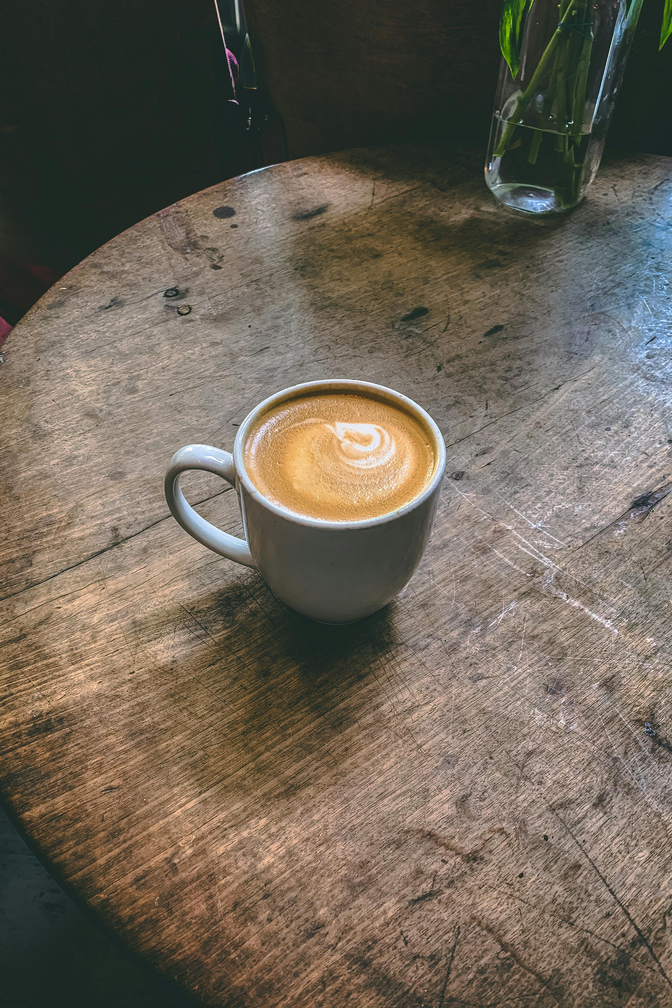
#> input picture activity/testimage.tif, 672 x 1008 px
$ python inklimit.py testimage.tif out.png 1.0
#> lines starting #> are read from the running program, lines starting #| are printed output that depends on the picture
# Ink limit module
import sys
import numpy as np
from PIL import Image


class InkLimitBase:
    """
    Ink limiting base class
    Apply an ink-limiting algorithm to pixels of an image
    """

    def __init__(self, inkLimit: float):
        self.ink_limit = inkLimit * 255.0 / 100.0  # max value of uint8
        self._pixels_limited = 0
        self.name = "(None)"

    def apply(self, val: np.ndarray) -> np.ndarray:
        """
        Apply the actual ink limiting algorithm to each pixel of val
        (Needs to be implemented in the derived class)
        """
        assert val.shape == (4,)
        assert val.dtype == np.uint8
        assert self.ink_limit > 255.0
        raise NotImplementedError()

    def pixels_limited(self) -> int:
        """
        Return the number of pixels that were altered by the
        ink limiting algorithm
        """
        return self._pixels_limited

    def get_name(self) -> str:
        """
        Return the name of this ink limiting algorithm
        """
        return self.name


# TODO:  Implement your Ink Limiter class here, derived from InkLimitBase
# You should mainly need to write an apply() function that goes through the
# pixels in the val array applying your ink limiting method. It should
# also update self._pixels_limited if it makes a change.


def print_help():
    print("command line: python <input_file> <output_file> [<ink_limit>]")


if __name__ == "__main__":
    if len(sys.argv) < 2:
        print_help()
        sys.exit(-1)
    limit = 240.0
    if len(sys.argv) > 3:
        limit = float(sys.argv[3])
    # TODO:  construct an ink limiter class instance to replace the None
    ink_limiter = None
    infilename = sys.argv[1]
    outfilename = sys.argv[2]
    inimg = Image.open(infilename, "r")
#> inimg is the input picture: PIL image 672x1008 CMYK; mean R, G, B 109.8, 100.5, 87.2
    arr = np.asarray(inimg)
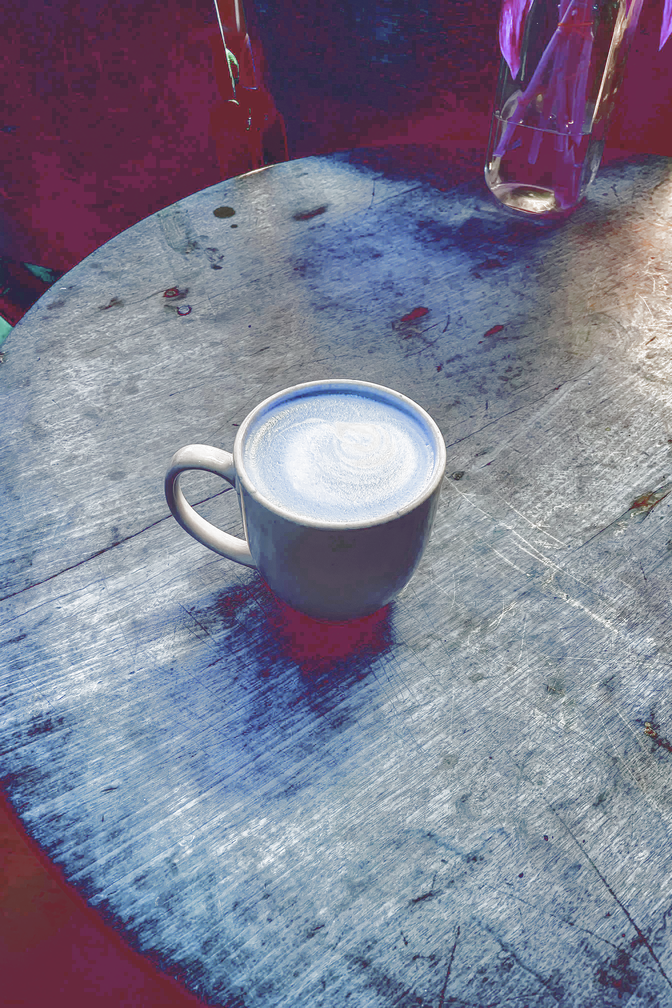
#> arr: shape (1008, 672, 4); mean R, G, B, A 15.7, 24.1, 56.9, 141.4; transparent parts drawn white
    outarr = np.copy(arr)
    print("Applying ink limiting algorithm...")
    for x in range(arr.shape[0]):
        for y in range(arr.shape[1]):
            if ink_limiter:
                outarr[x][y] = ink_limiter.apply(arr[x][y])
    print("done!")
    pixels_limited = ink_limiter.pixels_limited() if ink_limiter else 0
    ink_limiter_name = ink_limiter.get_name() if ink_limiter else "(none)"
    total_pixels = arr.shape[0] * arr.shape[1]
#> total_pixels = 677376
    print(f"{pixels_limited / total_pixels * 100.:.2f}"
          f"% of pixels were limited using {ink_limiter_name}.")
#| 0.00% of pixels were limited using (none).
    outimg = Image.fromarray(outarr, mode="CMYK")
    outimg.save(outfilename, compression="tiff_deflate")
